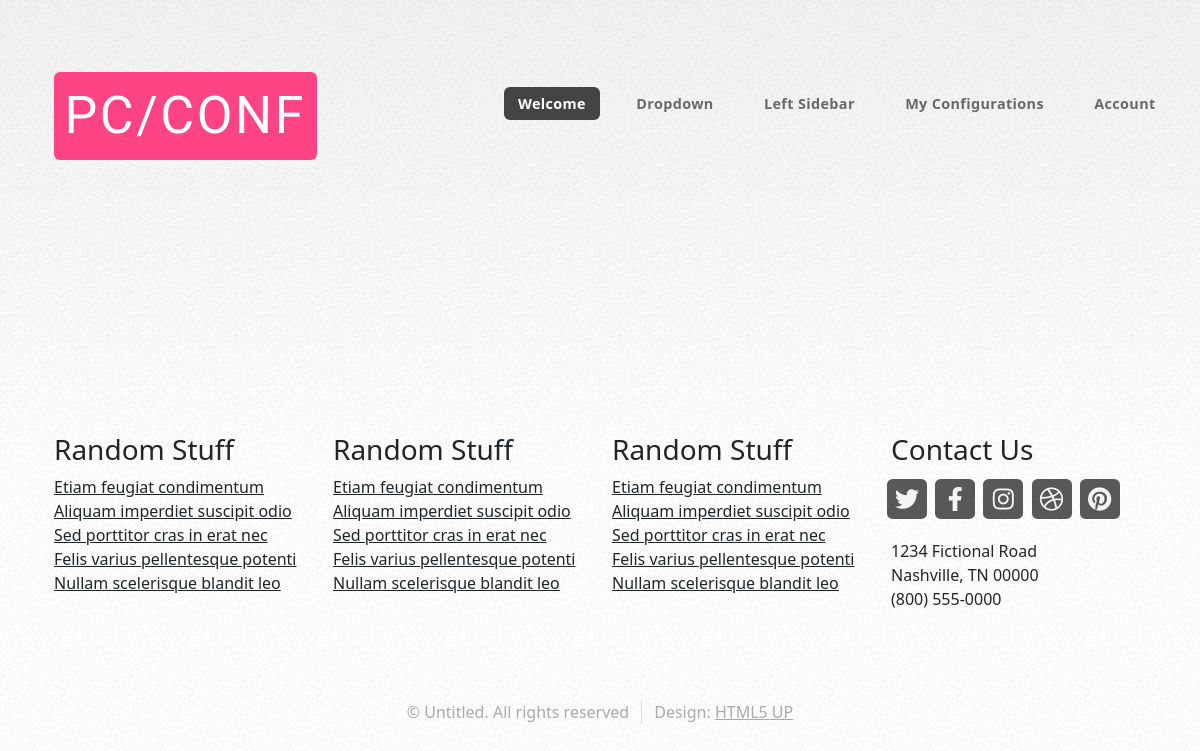
Before: /cpu/list/ with the older database file.
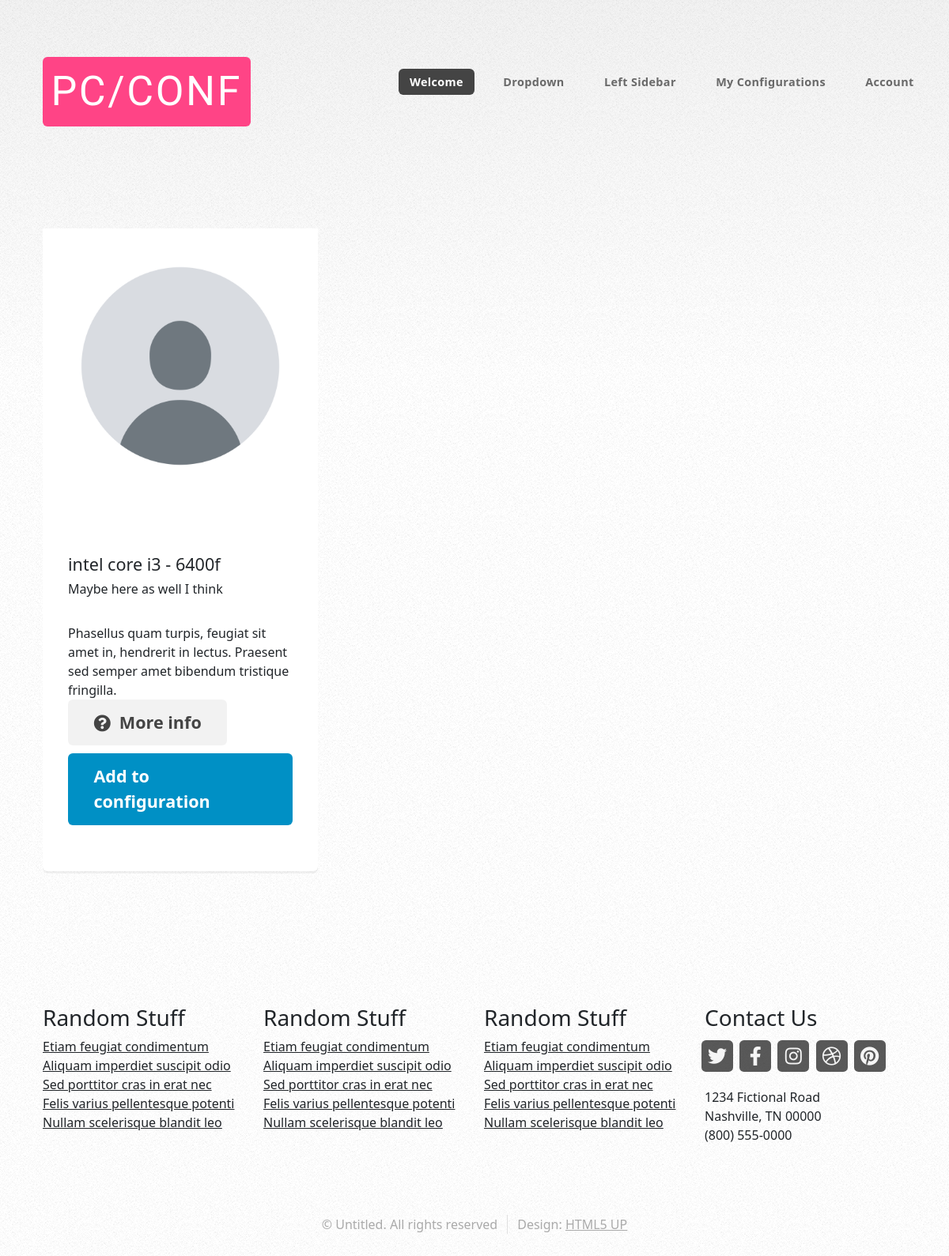
After: the same page with the newer database file.
### apps/configurator/models.py (models this page shows, shortened)
class CPUimages(models.Model):
    cpu = models.ForeignKey(CPU, on_delete=models.CASCADE, related_name="images", verbose_name="CPU")
    image = models.ImageField("Image", upload_to="cpu/", null=False, blank=False)
    class Meta:
        verbose_name = "CPU image"
        verbose_name_plural = "CPU images"

class CPU(models.Model):
    manufacturer = models.CharField("Manufacturer", max_length=10, choices=MANUFACTURER_CHOICES, null=False, blank=False)
    socket = models.ForeignKey(CPUsocket, on_delete=models.SET_NULL, null=True, related_name="cpu", verbose_name="Socket")
    mark = models.CharField("Mark", max_length=100)
    generation = models.CharField("Generation", max_length=100)
    cores = models.PositiveSmallIntegerField("Cores")
    threads = models.PositiveSmallIntegerField("Threads")
    frequency = models.DecimalField("Frequency", max_digits=5, decimal_places=2)
    turbo_frequency = models.DecimalField("Turbo frequency", max_digits=5, decimal_places=2)
    max_ram = models.PositiveSmallIntegerField("Max RAM")
    memory_type = models.ForeignKey(RAMtype, on_delete=models.SET_NULL, null=True, related_name="cpu", verbose_name="Memory type")
    tdp = models.PositiveIntegerField("TDP")
    class Meta:
        verbose_name = "CPU"
        verbose_name_plural = "CPU's"
    def __str__(self):
        return f"{self.manufacturer} {self.mark} - {self.generation}"

### apps/configurator/views.py (the view)
# urls.py: path("cpu/list/", view=views.CPUListView.as_view(), name="cpus"),
class CPUListView(generic.ListView):
    model = CPU
    queryset = CPU.objects.all()
    context_object_name = "cpu_list"
    template_name = "cpus.html"

### apps/configurator/templates/cpus.html (shortened to what this page needs)
{% extends 'base.html' %}
{% load static %}
{% block content %}
<div id="features-wrapper">
    <div class="container">
        <div class="row">
            {% for cpu in cpu_list %}
            <div class="col-4 col-12-medium">
                    <section class="box feature">
                        <div id="carouselExample" class="carousel slide">
                            <div class="carousel-inner">
                            {% for image in cpu.images.all %}
                              <div class="carousel-item active">
                                <img src="{{image.image.url}}" class="d-block w-100" alt="...">
                              </div>
                            {% endfor %}
                            </div>
                            <button class="carousel-control-prev" type="button" data-bs-target="#carouselExample" data-bs-slide="prev">
                              <span class="carousel-control-prev-icon" aria-hidden="true"></span>
                            </button>
                            <button class="carousel-control-next" type="button" data-bs-target="#carouselExample" data-bs-slide="next">
                              <span class="carousel-control-next-icon" aria-hidden="true"></span>
                            </button>
                          </div>
                        <div class="inner">
                            <header>
                                <h2>{{cpu}}</h2>
                                <p>Maybe here as well I think</p>
                            </header>
                            <p>Phasellus quam turpis, feugiat sit amet in, hendrerit in lectus. Praesent sed semper amet bibendum tristique fringilla.</p>
                            <div class="col-12-medium">
                                <a href="#" class="button alt icon solid fa-question-circle">More info</a>
                                <a href="{% url 'main:configuration_cpu' pk=cpu.pk %}" class="button icon solid">Add to configuration</a>
                          </div>
                        </div>
                    </section>
            </div>
            {% endfor %}
        </div>
    </div>
</div>
{% endblock %}

### templates/base.html (shortened to what this page needs)
<!DOCTYPE HTML>
{% load static %}
<html>
	<head>
		<link rel="stylesheet" href="{% static 'assets/css/main.css' %}" />
		<link href="https://cdn.jsdelivr.net/npm/bootstrap@5.3.2/dist/css/bootstrap.min.css" rel="stylesheet">
		<link href="https://cdn.jsdelivr.net/npm/bootstrap@5.0.2/dist/css/bootstrap.min.css" rel="stylesheet">
	</head>
	<body class="is-preload homepage">
		<div id="page-wrapper">
				<div id="header-wrapper">
					<header id="header" class="container">
							<div id="logo">
								<h1><a href="{% url 'main:main' %}">PC/CONF</a></h1>
							</div>
							<nav id="nav">
								<ul>
									<li class="current"><a href="index.html">Welcome</a></li>
									<li>
										<a href="#">Dropdown</a>
									</li>
									<li><a href="#">Left Sidebar</a></li>
									<li><a href="{% url 'main:my_configurations' %}">My Configurations</a></li>
									<li>
										<a href="#">Account</a>
									</li>
								</ul>
							</nav>
					</header>
				</div>
				{% block content %}
				{% endblock %}
				<div id="footer-wrapper">
					<footer id="footer" class="container">
						<div class="row">
							<div class="col-3 col-6-medium col-12-small">
									<section class="widget links">
										<h3>Random Stuff</h3>
										<ul class="style2">
											<li><a href="#">Etiam feugiat condimentum</a></li>
											<li><a href="#">Aliquam imperdiet suscipit odio</a></li>
											<li><a href="#">Sed porttitor cras in erat nec</a></li>
											<li><a href="#">Felis varius pellentesque potenti</a></li>
											<li><a href="#">Nullam scelerisque blandit leo</a></li>
										</ul>
									</section>
							</div>
							<div class="col-3 col-6-medium col-12-small">
									<section class="widget links">
										<h3>Random Stuff</h3>
										<ul class="style2">
											<li><a href="#">Etiam feugiat condimentum</a></li>
											<li><a href="#">Aliquam imperdiet suscipit odio</a></li>
											<li><a href="#">Sed porttitor cras in erat nec</a></li>
											<li><a href="#">Felis varius pellentesque potenti</a></li>
											<li><a href="#">Nullam scelerisque blandit leo</a></li>
										</ul>
									</section>
							</div>
							<div class="col-3 col-6-medium col-12-small">
									<section class="widget links">
										<h3>Random Stuff</h3>
										<ul class="style2">
											<li><a href="#">Etiam feugiat condimentum</a></li>
											<li><a href="#">Aliquam imperdiet suscipit odio</a></li>
											<li><a href="#">Sed porttitor cras in erat nec</a></li>
											<li><a href="#">Felis varius pellentesque potenti</a></li>
											<li><a href="#">Nullam scelerisque blandit leo</a></li>
										</ul>
									</section>
							</div>
							<div class="col-3 col-6-medium col-12-small">
									<section class="widget contact last">
										<h3>Contact Us</h3>
										<ul>
											<li><a href="#" class="icon brands fa-twitter"><span class="label">Twitter</span></a></li>
											<li><a href="#" class="icon brands fa-facebook-f"><span class="label">Facebook</span></a></li>
											<li><a href="#" class="icon brands fa-instagram"><span class="label">Instagram</span></a></li>
											<li><a href="#" class="icon brands fa-dribbble"><span class="label">Dribbble</span></a></li>
											<li><a href="#" class="icon brands fa-pinterest"><span class="label">Pinterest</span></a></li>
										</ul>
										<p>1234 Fictional Road<br />
										Nashville, TN 00000<br />
										(800) 555-0000</p>
									</section>
							</div>
						</div>
						<div class="row">
							<div class="col-12">
								<div id="copyright">
									<ul class="menu">
										<li>&copy; Untitled. All rights reserved</li><li>Design: <a href="http://html5up.net">HTML5 UP</a></li>
									</ul>
								</div>
							</div>
						</div>
					</footer>
				</div>
			</div>
	</body>
</html>

### apps/configurator/templates/cpus.html (style rules this page uses)
.button { margin-bottom: 10px; }

Changed rows visible on the page:
added CPU: manufacturer+mark+generation "intel core i3 - 6400f"
added CPUimages: image (placeholder picture)
